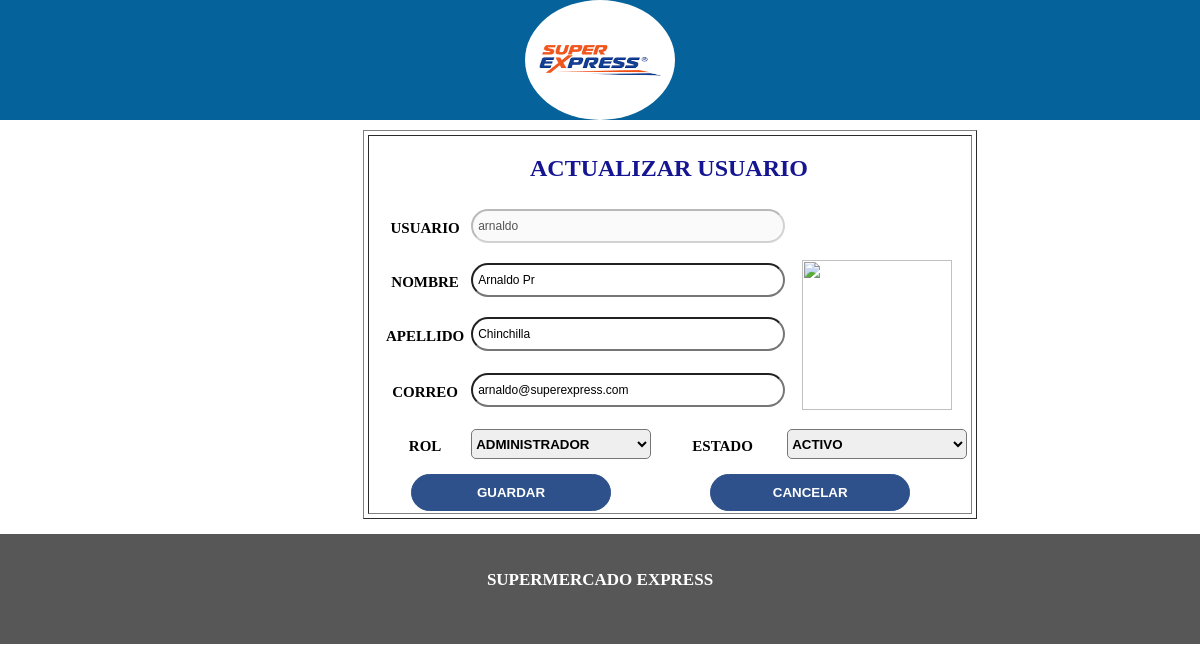
The app's page /usuarios/actuser.php?codigo=1 with its own data.
### tables this page shows
CREATE TABLE `usuarios` (
  `id_usuario` int(11) NOT NULL,
  `usuario` varchar(20) NOT NULL,
  `nombre` varchar(60) NOT NULL,
  `apellido` varchar(100) NOT NULL,
  `password` varchar(20) NOT NULL,
  `email` varchar(60) DEFAULT NULL,
  `estado` int(5) NOT NULL,
  `id_tipo` int(11) NOT NULL
);

CREATE TABLE `tipo` (
  `id_tipo` int(11) NOT NULL,
  `ntipo` varchar(20) NOT NULL
);

### usuarios/actuser.php (the view, shortened to what this page needs)
<?php include('../encabezado2.php') ?>
<?php include('../cnn.php') ?>
<?php
$codigo=$_GET['codigo'];
$consulta="SELECT usuarios.id_usuario, usuarios.usuario, usuarios.nombre, usuarios.apellido, usuarios.email, usuarios.estado, tipo.ntipo, usuarios.id_tipo FROM usuarios, tipo WHERE usuarios.id_tipo=tipo.id_tipo AND usuarios.id_usuario=$codigo";
$resultado=mysqli_query($conn, $consulta);
while ($columna=mysqli_fetch_array($resultado)) {
	$user=$columna['usuario'];
	$nombre=$columna['nombre'];
	$apellido=$columna['apellido'];
	$email=$columna['email'];
	$estado=$columna['estado'];
	$tipo=$columna['id_tipo'];
}
if ($estado==1) {
	$estado1='ACTIVO';
}else{
	$estado1='INACTIVO';
}
$consulta2="SELECT * FROM tipo WHERE id_tipo=$tipo";
$resultado2=mysqli_query($conn, $consulta2);
while ($columna=mysqli_fetch_array($resultado2)) {
	$ntipo=$columna['ntipo'];
}
 ?>
<div id="body3">
<center>
<table border="1" width="50%" style="padding: 2px; margin: 0 auto; margin-top: 10px;" >
	<tr>
		<td >
			<table border="0" >
				<form  action="userup.php" method="post">
				<tr>
					<td colspan="4" >
						<label class="encabezado1" >ACTUALIZAR USUARIO</label>
					</td>
				</tr>
				<tr>
					<td colspan="2" align="center" class="texto1"><label >USUARIO</label></td>
					<td colspan="2"><input type="text" name="txtNusuario" placeholder="NOMBRE USUARIO" class="caja1" autocomplete="off" value="<?php echo $user; ?>" disabled></td>
				</tr>
				<tr>
					<td colspan="2" align="center" class="texto1"><label >NOMBRE</label></td>
					<td colspan="2"><input type="text" name="txtNombre" placeholder="NOMBRE USUARIO" class="caja1" autocomplete="off" value="<?php echo $nombre; ?>"></td>
					<td rowspan="4"> <img src="../img/nuevousuario.png" class="imgmediana img"></td>
				</tr>
				<tr>
					<td colspan="2" align="center" class="texto1"><label >APELLIDO</label></td>
					<td colspan="2"><input type="text" name="txtApellido" placeholder="NOMBRE USUARIO" class="caja1" autocomplete="off" value="<?php echo $apellido; ?>"></td>
				</tr>
				<tr>
					<td colspan="2" align="center" class="texto1"><label>CORREO</label></td>
					<td colspan="2"><input type="text" name="txtEmail" placeholder="example@pharmalat.com.gt" class="caja1" autocomplete="off" value="<?php echo $email; ?>"></td>
				</tr>
				<tr>
					<td align="center" class="texto1"><label>ROL</label></td>
					<td >
						<select name="optValor1" style="border-radius: 5px; width: 180px; height: 30px; font-weight: bolder;" placeholder="ROL" >
						<option value="<?php echo $tipo; ?>"><?php echo $ntipo; ?></option>
				    	</select>
					</td>
					<td align="center" class="texto1"><label>ESTADO</label></td>
					<td >
						<select name="optValor2" style="border-radius: 5px; width: 180px; height: 30px; font-weight: bolder;" placeholder="ROL" >
						<option value="<?php echo 	$estado; ?>"><?php echo $estado1; ?></option>
				    	</select>
					</td>
				</tr>
				<tr>
					<td colspan="2" width="50%" align="center"><input type="submit" name="btnGuardar" value="GUARDAR" class="boton"></td>
					<td colspan="2" width="50%" align="center"><a href="conusuario.php"><input type="button" name="btnCancelar" value="CANCELAR" class="boton"></a></td>
				</tr>
				</form>
			</table>
		</td>
	</tr>
</table>
</center>
</div>
<?php include('../pie_pagina.php') ?>

### styles/main.css (style rules this page uses)
* { margin: 0; padding: 0; }
div#body3 { margin: 0 auto; margin-left: 15%; width: 980px; height: 400px; background-color: #ffff; display: inline-block; }
.texto1 { font-size:15px; font-weight: bold; border-radius: 20px; height:12px; display: block; padding: 10px; margin: 10px 0; width: 90%; }
.boton { border: 1px solid #2e518b; padding: 10px; background-color: #2e518b; color: #ffffff; text-decoration: none; text-transform: uppercase; font-family: 'Helvetica', sans-serif; font-weight: bolder; border-radius: 50px; width: 200px; }
.encabezado1 { text-align: center; height: 50px; color: #151592; display: flex; justify-content: center; align-items: center; height: 60px; font-size: 24px; font-weight: bold; }
.caja1 { font-size:12px; border-radius: 20px; height:20px;display: block; padding: 5px; margin: 5px 0; width: 300px; }
.imgmediana { width: 150px; height: 150px; }
.img { display:block; margin:auto; }

### records on screen
usuarios: txtNusuario "arnaldo", txtNombre "Arnaldo Pr", txtApellido "Chinchilla", txtEmail "arnaldo@superexpress.com", optValor2 "ACTIVO"
tipo: optValor1 "ADMINISTRADOR"
